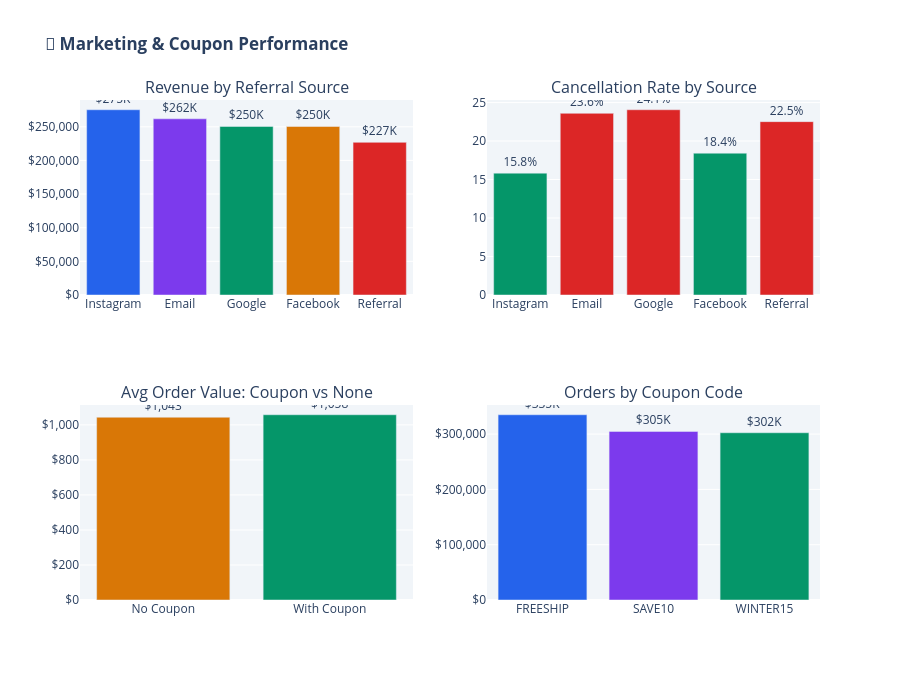

The notebook cell saved with this chart:
### Markdown cell above
### 3.6 📣 Marketing Channel & Coupon Analysis

### Code cell
# ── Referral Source Performance ───────────────────────────────────
ref = df.groupby('ReferralSource').agg(
    Orders      = ('OrderID','count'),
    Revenue     = ('TotalPrice','sum'),
    AvgOrder    = ('TotalPrice','mean'),
    CancelRate  = ('OrderStatus', lambda x: (x=='Cancelled').mean()*100)
).reset_index().sort_values('Revenue', ascending=False)

# ── Coupon Effectiveness ───────────────────────────────────────────
coup = df.groupby(['HasCoupon','CouponCode']).agg(
    Orders   = ('OrderID','count'),
    Revenue  = ('TotalPrice','sum'),
    AvgOrder = ('TotalPrice','mean')
).reset_index()

fig = make_subplots(rows=2, cols=2,
    subplot_titles=('Revenue by Referral Source',
                    'Cancellation Rate by Source',
                    'Avg Order Value: Coupon vs None',
                    'Orders by Coupon Code'),
    vertical_spacing=0.22)

fig.add_trace(go.Bar(
    x=ref['ReferralSource'], y=ref['Revenue'],
    marker_color=SEQ_COLORS[:len(ref)],
    text=[f"${v/1e3:.0f}K" for v in ref['Revenue']],
    textposition='outside'
), row=1, col=1)

fig.add_trace(go.Bar(
    x=ref['ReferralSource'], y=ref['CancelRate'],
    marker_color=[PALETTE['danger'] if v > ref['CancelRate'].mean() else PALETTE['success']
                  for v in ref['CancelRate']],
    text=[f"{v:.1f}%" for v in ref['CancelRate']],
    textposition='outside'
), row=1, col=2)

# Avg order: coupon vs none
coup_agg = df.groupby('HasCoupon')['TotalPrice'].mean().reset_index()
coup_agg['Label'] = coup_agg['HasCoupon'].map({0:'No Coupon', 1:'With Coupon'})
fig.add_trace(go.Bar(
    x=coup_agg['Label'], y=coup_agg['TotalPrice'],
    marker_color=[PALETTE['warning'], PALETTE['success']],
    text=[f"${v:,.0f}" for v in coup_agg['TotalPrice']],
    textposition='outside'
), row=2, col=1)

# Coupon codes
cc = df[df['CouponCode']!='None'].groupby('CouponCode')['TotalPrice'].sum().reset_index()
fig.add_trace(go.Bar(
    x=cc['CouponCode'], y=cc['TotalPrice'],
    marker_color=SEQ_COLORS[:3],
    text=[f"${v/1e3:.0f}K" for v in cc['TotalPrice']],
    textposition='outside'
), row=2, col=2)

fig.update_layout(title_text='<b>📣 Marketing & Coupon Performance</b>',
    height=680, showlegend=False,
    paper_bgcolor='white', plot_bgcolor=PALETTE['light'])
fig.update_yaxes(tickprefix='$', tickformat=',.0f', row=1, col=1)
fig.update_yaxes(tickprefix='$', tickformat=',.0f', row=2, col=1)
fig.update_yaxes(tickprefix='$', tickformat=',.0f', row=2, col=2)
fig.write_html('marketing_analysis.html')
fig.show()

### Figure 1 — Plotly figure (JSON) as saved in the notebook; plotly's stock layout.template omitted (floating-point values rounded to 4 significant figures)
{"data": [{"marker": {"color": ["#2563EB", "#7C3AED", "#059669", "#D97706", "#DC2626"]}, "text": ["$275K", "$262K", "$250K", "$250K", "$227K"], "textposition": "outside", "type": "bar", "x": ["Instagram", "Email", "Google", "Facebook", "Referral"], "xaxis": "x", "y": [275300.0, 261800.0, 250400.0, 250400.0, 226800.0], "yaxis": "y"}, {"marker": {"color": ["#059669", "#DC2626", "#DC2626", "#059669", "#DC2626"]}, "text": ["15.8%", "23.6%", "24.1%", "18.4%", "22.5%"], "textposition": "outside", "type": "bar", "x": ["Instagram", "Email", "Google", "Facebook", "Referral"], "xaxis": "x2", "y": [15.83, 23.6, 24.07, 18.42, 22.52], "yaxis": "y2"}, {"marker": {"color": ["#D97706", "#059669"]}, "text": ["$1,043", "$1,058"], "textposition": "outside", "type": "bar", "x": ["No Coupon", "With Coupon"], "xaxis": "x3", "y": [1043.0, 1058.0], "yaxis": "y3"}, {"marker": {"color": ["#2563EB", "#7C3AED", "#059669"]}, "text": ["$335K", "$305K", "$302K"], "textposition": "outside", "type": "bar", "x": ["FREESHIP", "SAVE10", "WINTER15"], "xaxis": "x4", "y": [335000.0, 304800.0, 302500.0], "yaxis": "y4"}], "layout": {"annotations": [{"font": {"size": 16}, "showarrow": false, "text": "Revenue by Referral Source", "x": 0.225, "xanchor": "center", "xref": "paper", "y": 1.0, "yanchor": "bottom", "yref": "paper"}, {"font": {"size": 16}, "showarrow": false, "text": "Cancellation Rate by Source", "x": 0.775, "xanchor": "center", "xref": "paper", "y": 1.0, "yanchor": "bottom", "yref": "paper"}, {"font": {"size": 16}, "showarrow": false, "text": "Avg Order Value: Coupon vs None", "x": 0.225, "xanchor": "center", "xref": "paper", "y": 0.39, "yanchor": "bottom", "yref": "paper"}, {"font": {"size": 16}, "showarrow": false, "text": "Orders by Coupon Code", "x": 0.775, "xanchor": "center", "xref": "paper", "y": 0.39, "yanchor": "bottom", "yref": "paper"}], "height": 680, "paper_bgcolor": "white", "plot_bgcolor": "#F1F5F9", "showlegend": false, "title": {"text": "<b>📣 Marketing & Coupon Performance</b>"}, "xaxis": {"anchor": "y", "domain": [0.0, 0.45]}, "xaxis2": {"anchor": "y2", "domain": [0.55, 1.0]}, "xaxis3": {"anchor": "y3", "domain": [0.0, 0.45]}, "xaxis4": {"anchor": "y4", "domain": [0.55, 1.0]}, "yaxis": {"anchor": "x", "domain": [0.61, 1.0], "tickformat": ",.0f", "tickprefix": "$"}, "yaxis2": {"anchor": "x2", "domain": [0.61, 1.0]}, "yaxis3": {"anchor": "x3", "domain": [0.0, 0.39], "tickformat": ",.0f", "tickprefix": "$"}, "yaxis4": {"anchor": "x4", "domain": [0.0, 0.39], "tickformat": ",.0f", "tickprefix": "$"}}}
